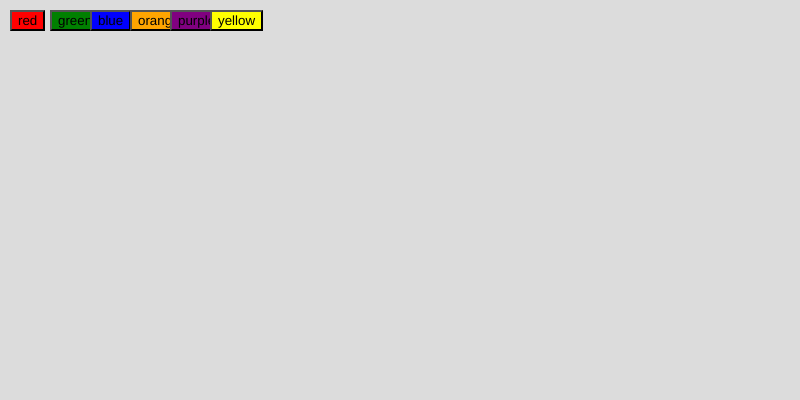
Frame 1 (no input)
Frame 60 (no input): identical to frame 1, image omitted
Frame 120 (the mouse pressed at the canvas centre since frame 60): identical to frame 1, image omitted

The p5.js sketch that drew this single still picture (run headless with seeded random() and noise() and a simulated clock; from frame 60 on, the mouse is pressed at the canvas centre):

// p5.js sketch
// ── sketch.js
let kleuren = ["red", "green", "blue", "orange", "purple", "yellow"];
let bestanden = ["elephant", "giraffe", "hippo", "monkey", "panda", "parrot", "penguin", "pig", "rabbit", "snake"];
let button = [];
let yur = 220;
let ran = 0;

function setup() {
  createCanvas(800, 400);

  buttpn();
}

function draw() {
  background(yur);

  console.log(ran);
}

function buttpn() {
  let x = 10;
  let i = 0;
  ran = 0;

  for (i; i <= 5; i++) {
    button[i] = createButton(kleuren[i]);
    button[i].style('background-color', kleuren[i])
    button[i].position(x, 10);

    x += 40; 

    button[i].mousePressed(bg);
  }
}

function bg() {
  yur = kleuren[ran];
}
